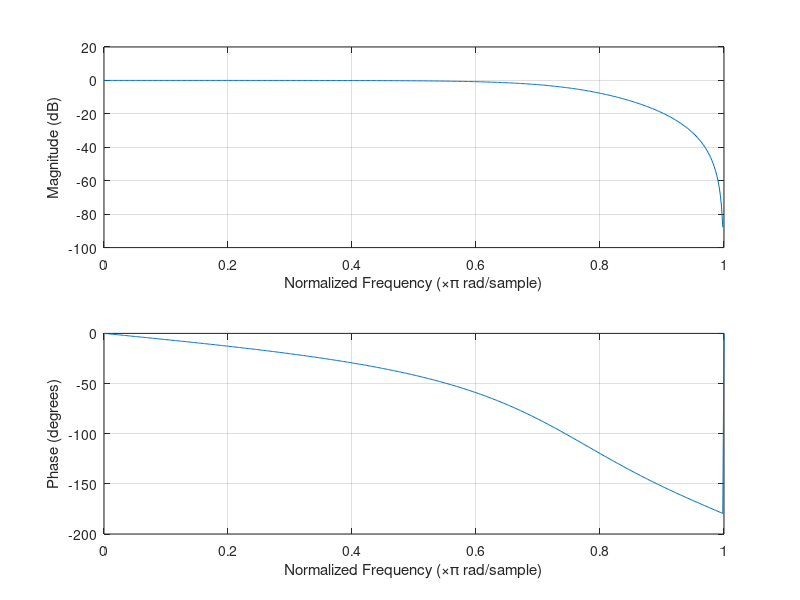

Source code (MATLAB): (Note: this script raises an error after producing the figure.)
omegac = 12.5; %Cutoff freq
omegas = 35;
nq = omegas/2; % nyquist freq

[b,a] = butter(2,omegac/nq);
freqz(b,a)
%%

Wp = 10/nq;  %Passband
Ws = 15/nq;  %Stopband

[n,Wn] = buttord(Wp,Ws,2,20)

[z,p,k] = butter(n,Wn);
sos = zp2sos(z,p,k);

freqz(sos,512,35)
title(sprintf('n = %d Butterworth Lowpass Filter',n))
xlabel(subplot(2,1,1),'Omega')
xlabel(subplot(2,1,2),'Omega')
